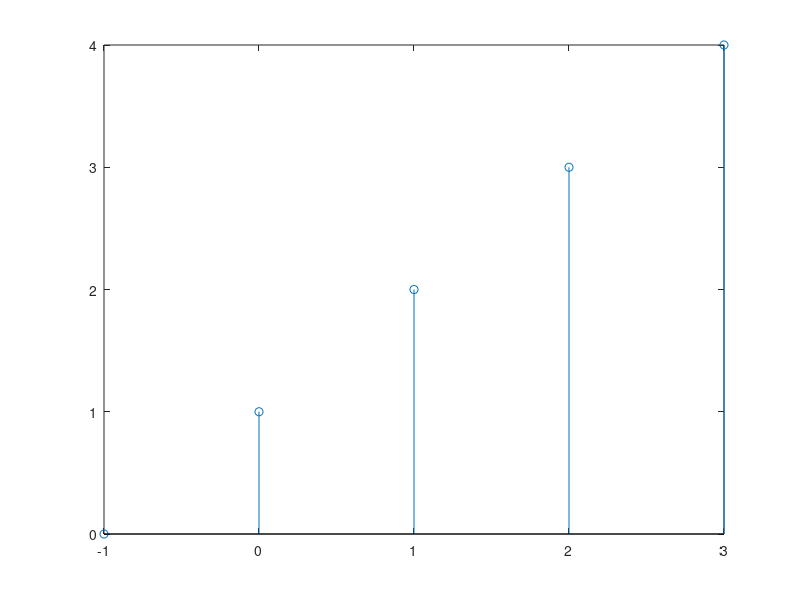
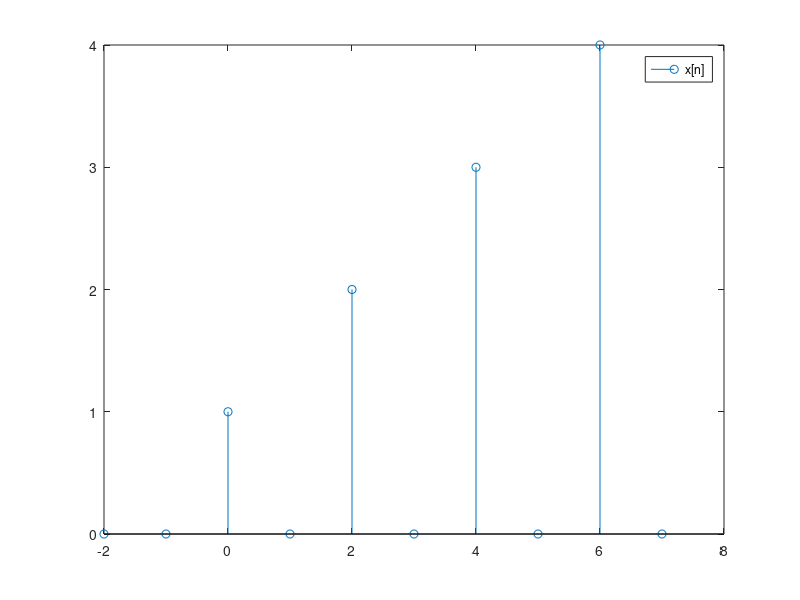

Write the MATLAB code that produced these figures, in order.

clc
clear
close all

n = -1:3;
x = [0 1 2 3 4];
stem(n,x);
% %a part (at a time  single hi run ho ga )
% hold on;
% 
% y = x.^2;
% stem(n,y);


% dynamic ha b awala 
figure
a = 1/2;
x1 = upsample(x,1/a)
n1=-2:7;
disp(n1) % we have to match the sample element means 10 in both
disp(x1)  % so we explicitly gives -2:7 (10 factors).

stem(-2:7,x1)
legend('x[n]','y_2[n]')


